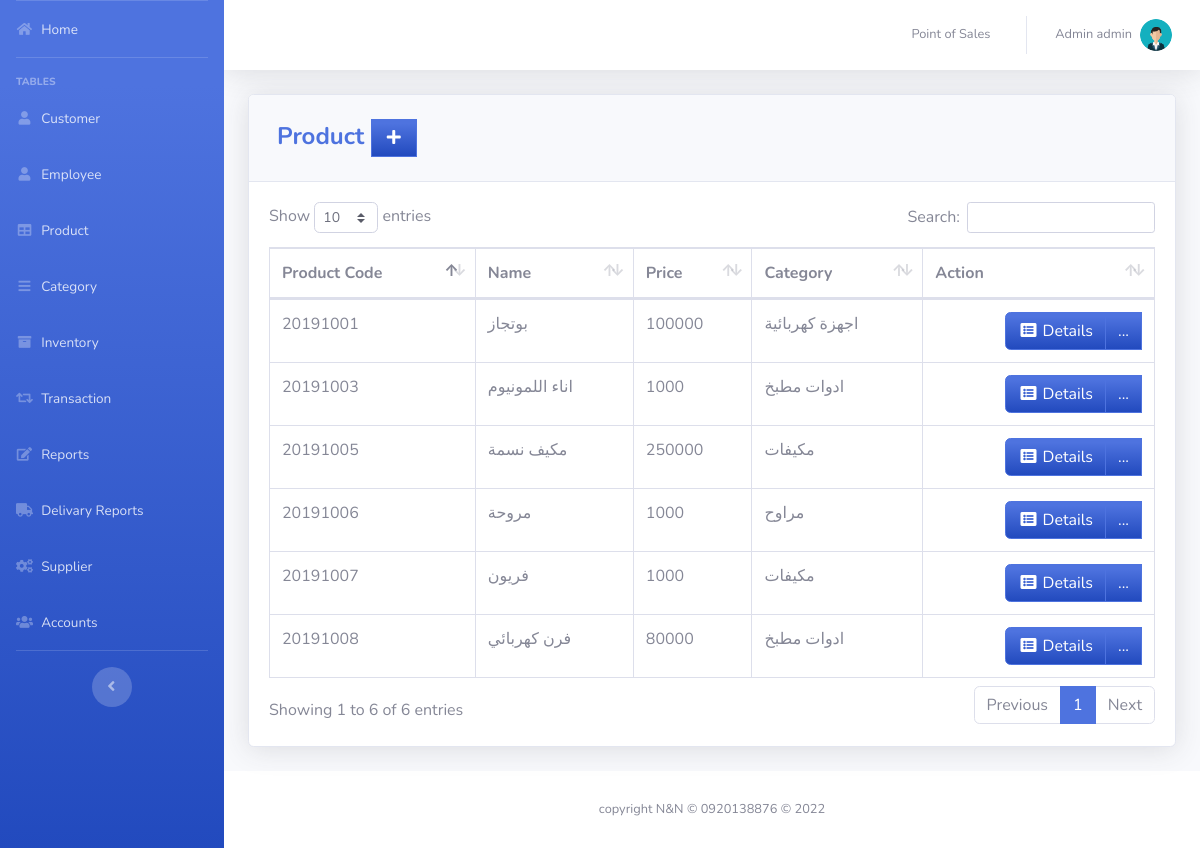
The app's page /pages/product.php (signed in) with its own data.
### tables this page shows
CREATE TABLE `product` (
  `PRODUCT_ID` int(11) NOT NULL,
  `PRODUCT_CODE` varchar(20) NOT NULL,
  `NAME` varchar(50) DEFAULT NULL,
  `DESCRIPTION` varchar(250) NOT NULL,
  `QTY_STOCK` int(50) DEFAULT 0,
  `ON_HAND` int(250) NOT NULL DEFAULT 0,
  `PRICE` int(50) DEFAULT NULL,
  `CATEGORY_ID` int(11) DEFAULT NULL,
  `SUPPLIER_ID` int(11) DEFAULT NULL,
  `DATE_STOCK_IN` varchar(50) NOT NULL,
  `PRO_DEL` int(11) NOT NULL DEFAULT 0
);

CREATE TABLE `category` (
  `CATEGORY_ID` int(11) NOT NULL,
  `CNAME` varchar(50) DEFAULT NULL,
  `CAT_DEL` int(11) NOT NULL DEFAULT 0
);

### pages/product.php (the view, shortened to what this page needs)
<?php
include'../includes/connection.php';
include'../includes/sidebar.php';
?>
            <div class="card shadow mb-4">
            <div class="card-header py-3">
              <h4 class="m-2 font-weight-bold text-primary">Product&nbsp;<a  href="#" data-toggle="modal" data-target="#aModal" type="button" class="btn btn-primary bg-gradient-primary" style="border-radius: 0px;"><i class="fas fa-fw fa-plus"></i></a></h4>
            </div>
            <div class="card-body">
              <div class="table-responsive">
                <table class="table table-bordered" id="dataTable" width="100%" cellspacing="0">
               <thead>
                   <tr>
                     <th>Product Code</th>
                     <th>Name</th>
                     <th>Price</th>
                     <th>Category</th>
                     <th>Action</th>
                   </tr>
               </thead>
          <tbody>
<?php
    $query = 'SELECT PRODUCT_ID, PRODUCT_CODE, NAME, PRICE, CNAME, DATE_STOCK_IN FROM product p join category c on p.CATEGORY_ID=c.CATEGORY_ID and p.PRO_DEL = 0 GROUP BY PRODUCT_CODE';
        $result = mysqli_query($db, $query) or die (mysqli_error($db));
            while ($row = mysqli_fetch_assoc($result)) {
                echo '<tr>';
                echo '<td>'. $row['PRODUCT_CODE'].'</td>';
                echo '<td>'. $row['NAME'].'</td>';
                echo '<td>'. $row['PRICE'].'</td>';
                echo '<td>'. $row['CNAME'].'</td>';
                      echo '<td align="right"> <div class="btn-group">
                              <a type="button" class="btn btn-primary bg-gradient-primary" href="pro_searchfrm.php?action=edit & id='.$row['PRODUCT_CODE'] . '"><i class="fas fa-fw fa-list-alt"></i> Details</a>
                            <div class="btn-group">
                              <a type="button" class="btn btn-primary bg-gradient-primary dropdown no-arrow" data-toggle="dropdown" style="color:white;">
                              ... <span class="caret"></span></a>
                            <ul class="dropdown-menu text-center" role="menu">
                                <li>
                                  <a type="button" class="btn btn-warning bg-gradient-warning btn-block" style="border-radius: 0px;" href="pro_edit.php?action=edit & id='.$row['PRODUCT_ID']. '">
                                    <i class="fas fa-fw fa-edit"></i> Edit
                                  </a>
                                </li>
                                <li>
                                <a type="button" class="btn btn-danger bg-gradient-danger btn-block" style="border-radius: 0px;" href="product.php?del_id='.$row['PRODUCT_ID']. '">
                                  <i class="fas fa-fw fa-remove"></i> Delete
                                </a>
                              </li>
                            </ul>
                            </div>
                          </div> </td>';
                echo '</tr> ';
                        }
?>
                                </tbody>
                            </table>
                        </div>
                    </div>
                  </div>
<?php
include'../includes/footer.php';
?>

### records on screen
product: PRODUCT_CODE "20191001", NAME "بوتجاز", PRICE "100000", CATEGORY_ID.CNAME "اجهزة كهربائية"
product: PRODUCT_CODE "20191003", NAME "اناء اللمونيوم", PRICE "1000", CATEGORY_ID.CNAME "ادوات مطبخ"
product: PRODUCT_CODE "20191005", NAME "مكيف نسمة", PRICE "250000", CATEGORY_ID.CNAME "مكيفات"
product: PRODUCT_CODE "20191006", NAME "مروحة", PRICE "1000", CATEGORY_ID.CNAME "مراوح"
product: PRODUCT_CODE "20191007", NAME "فريون", PRICE "1000", CATEGORY_ID.CNAME "مكيفات"
product: PRODUCT_CODE "20191008", NAME "فرن كهربائي", PRICE "80000", CATEGORY_ID.CNAME "ادوات مطبخ"

### other values on screen
$_SESSION['FIRST_NAME'] "Admin"
$_SESSION['LAST_NAME'] "admin"
